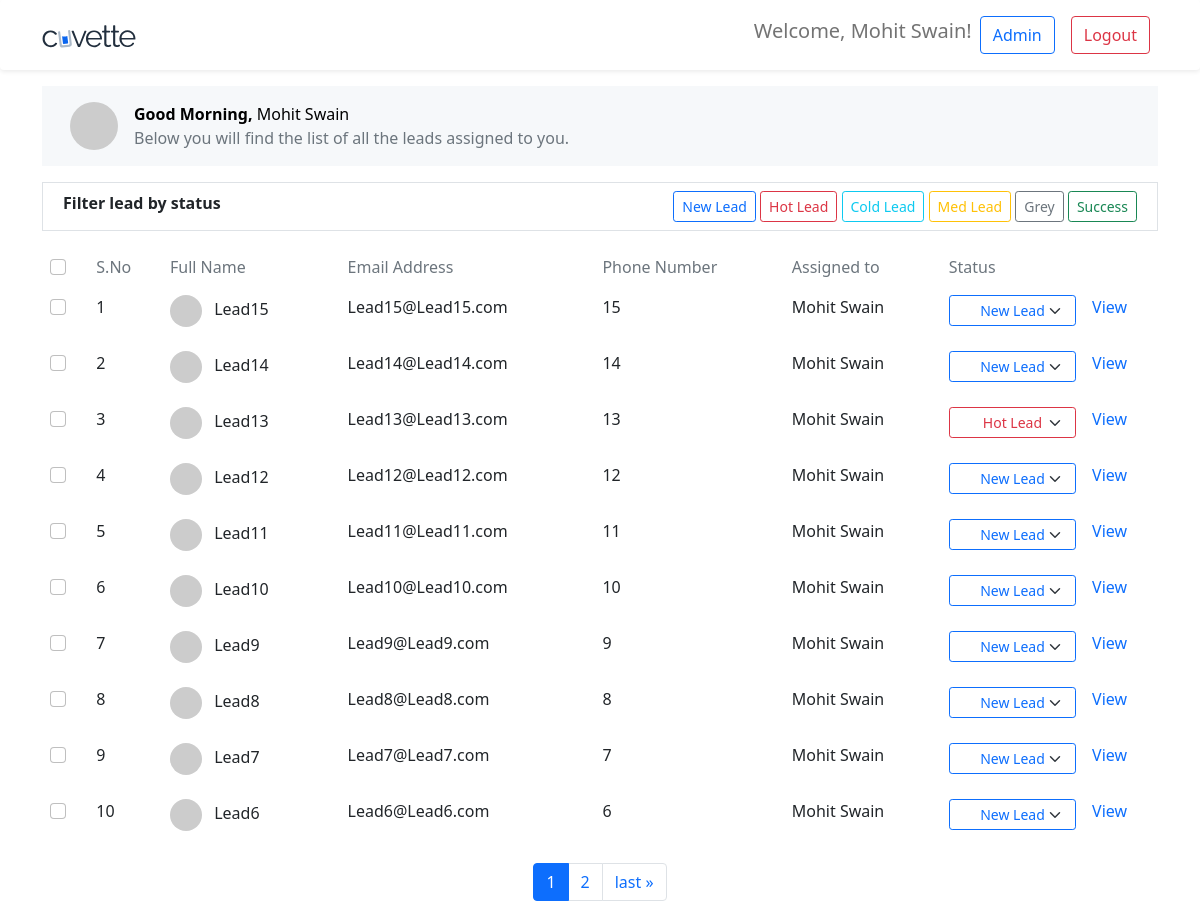
Page /dashboard (signed in) on the earlier database version.
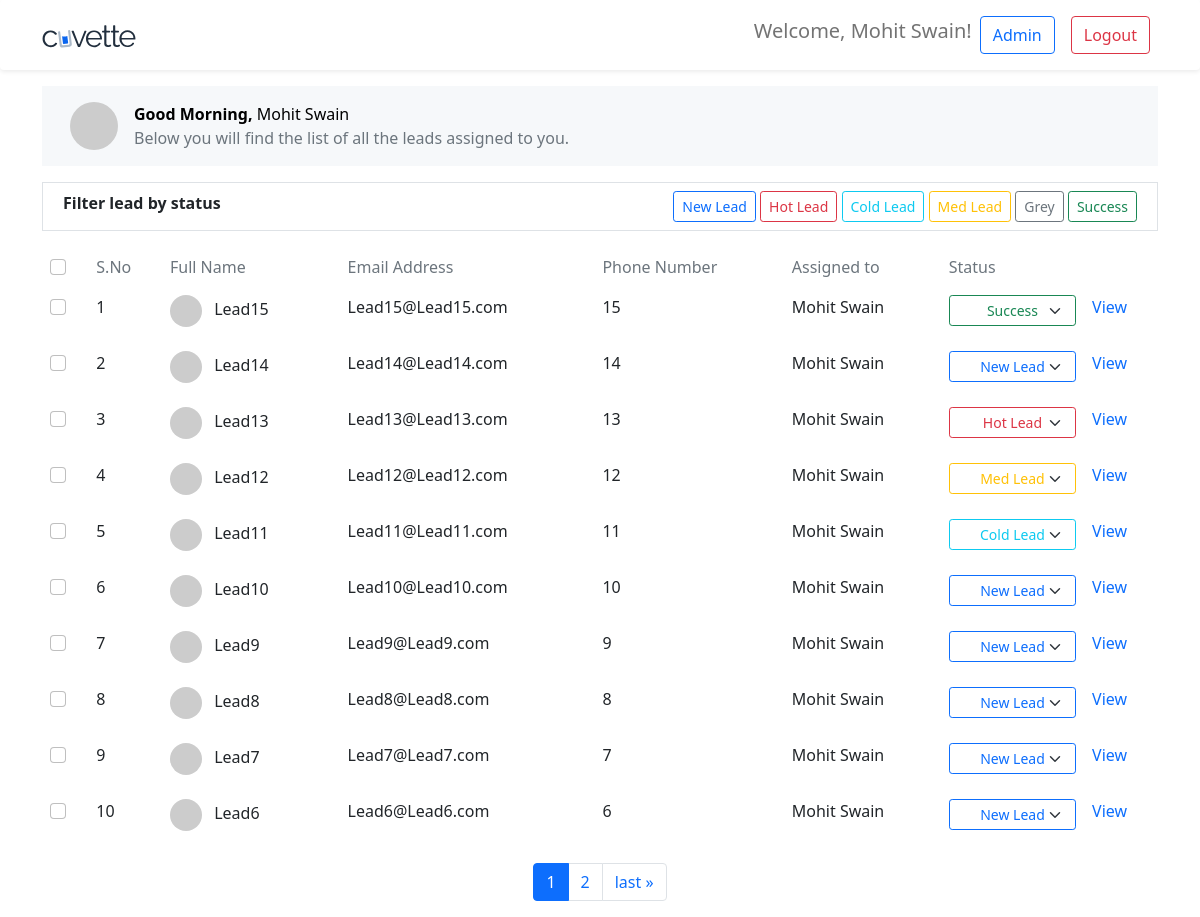
Same page on the later database version.
### authentication/models.py (models this page shows, shortened)
class Lead(models.Model):
  created_at = models.DateTimeField(auto_now_add=True)
  updated_at = models.DateTimeField(auto_now=True)
  name = models.CharField(max_length=150)
  email = models.EmailField(
      max_length=255,
      unique=True,
  )
  phone_number = models.DecimalField(max_digits=10,decimal_places=0)
  HOT = 'HOT'
  COLD = 'COLD'
  MEDIUM = 'MED'
  GREY = 'GREY'
  SUCCESS = 'SUCC'
  LEAD_STATE = [
    (HOT, 'hot'),
    (COLD,'cold'),
    (MEDIUM,'medium'),
    (GREY,'grey'),
    (SUCCESS,'success')
  ]
  state = models.CharField(max_length=4,choices=LEAD_STATE,null=True,blank=True)
  user_id = models.ForeignKey(User,on_delete=models.SET_NULL,null=True,blank=True,help_text='Only Sales Representative')

class User(AbstractUser):
  username = None
  first_name = models.CharField('first name', max_length=150)
  last_name = models.CharField('last name', max_length=150)
  email = models.EmailField('email address', unique=True)
  phone_number = models.DecimalField('Phone no',max_digits=10,decimal_places=0,null=True,blank=True)
  is_approved = models.BooleanField(default=False)
  SALES_ADMIN = 'SA'
  SALES_REPRESENTATIVE = 'SR'
  USER_TYPES = [
    (SALES_ADMIN,'Sales Admin'),
    (SALES_REPRESENTATIVE,'Sales Representative')
  ]
  user_type = models.CharField(max_length=2,choices=USER_TYPES,default=SALES_REPRESENTATIVE)
  manager_id = models.ForeignKey('self',
                                  on_delete=models.SET_NULL,
                                  null=True,
                                  blank=True,
                                  help_text='Only Sales Admin'
                                )
  profile = models.ImageField(null=True,blank=True)
  objects = MyUserManager()
  USERNAME_FIELD = 'email'
  REQUIRED_FIELDS = ['first_name','last_name']

### main_app/views.py (the view)
# urls.py: path('dashboard',views.dashboard,name='dashboard'),
@login_required(login_url=reverse_lazy('login'))
def dashboard(request):
  leads = Lead.objects.filter(user_id=request.user.id).order_by('-created_at')
  filter = request.GET.get('filter')
  if filter:
    if filter == 'NEW':
      leads = leads.filter(state__isnull = True)
    else:
      leads = leads.filter(state=filter)
  p = Paginator(leads,10)
  page_number = request.GET.get('page')
  p_leads = p.get_page(page_number)
  status_text = {
    Lead.HOT : 'Hot Lead',
    Lead.COLD : 'Cold Lead',
    Lead.MEDIUM : 'Med Lead',
    Lead.GREY : 'Grey',
    Lead.SUCCESS: 'Success'
  }
  status_bootstrap_color = {
    Lead.HOT : 'danger',
    Lead.COLD : 'info',
    Lead.MEDIUM : 'warning',
    Lead.GREY : 'secondary',
    Lead.SUCCESS: 'success',
  }
  context = {
    'leads' : p_leads,
    'status_text' : status_text,
    'status_bootstrap_color' : status_bootstrap_color
  }
  return render(request,'main_app/dashboard.html',context)

### authentication/templatetags/helper_tags.py (called while the page is built)
@register.filter(name='get_value')
def get_value(dictionary, key):
  return dictionary.get(key)

### main_app/templates/main_app/dashboard.html (shortened to what the changed rows need)
{% extends 'base.html' %} {% load static %} {% load helper_tags %}
 {%block content%}
<div class="container">
	<table class="table table-hover table-borderless">
		<thead>
			<tr class="text-muted">
				<th>
					<input class="form-check-input" type="checkbox" />
				</th>
				<th scope="col" class="fw-normal">S.No</th>
				<th scope="col" class="fw-normal">Full Name</th>
				<th scope="col" class="fw-normal">Email Address</th>
				<th scope="col" class="fw-normal">Phone Number</th>
				<th scope="col" class="fw-normal">Assigned to</th>
				<th scope="col" class="fw-normal">Status</th>
			</tr>
		</thead>
		<tbody>
			{% for lead in leads %}
			<tr>
				<td>
					<input class="form-check-input" type="checkbox" />
				</td>
				<td scope="row" class="fw-normal">
					{{ forloop.counter0|add:leads.start_index}}
				</td>
				<td>
					<img
						src="https://i.pravatar.cc/32?user={{lead.name}}"
						alt=""
						srcset=""
						class="h-100 rounded-circle"
					/>
					<span class="mx-2"> {{lead.name | title}} </span>
				</td>
				<td>{{lead.email}}</td>
				<td>{{lead.phone_number}}</td>
				<td>{{lead.user_id.get_full_name}}</td>
				{% with lead.state as status %}
				<td>
					<select
						class="state-select form-select form-select-sm shadow-none btn btn-sm btn-outline-{{status_bootstrap_color | get_value:status | default:'primary'}}"
						aria-label=".form-select-sm example"
						onchange="changeHandler({{lead.id}},this.value)"
					>
						{% if not status %}
						<option selected class="bg-light text-dark">New Lead</option>
						{% endif %} {% for state in status_text %} {% if state == status %}
						<option class="bg-light text-dark" value="{{state}}" selected>
							{{status_text | get_value:state}}
						</option>
						{% else %}
						<option class="bg-light text-dark" value="{{state}}">
							{{status_text | get_value:state}}
						</option>
						{% endif %} {% endfor %}
					</select>
				</td>
				{% endwith %}
				<td>
					<p
						class="text-decoration-none text-primary"
						onclick="showModal({{lead.id}})"
						role="button"
					>
						View
					</p>
				</td>
			</tr>
			{% endfor %}
		</tbody>
	</table>
</div>
{%endblock%}

Differences in the rows shown:
changed Lead "Lead15": state+id "New Lead" → "Success"
changed Lead "Lead12": state+id "New Lead" → "Med Lead"
changed Lead "Lead11": state+id "New Lead" → "Cold Lead"
